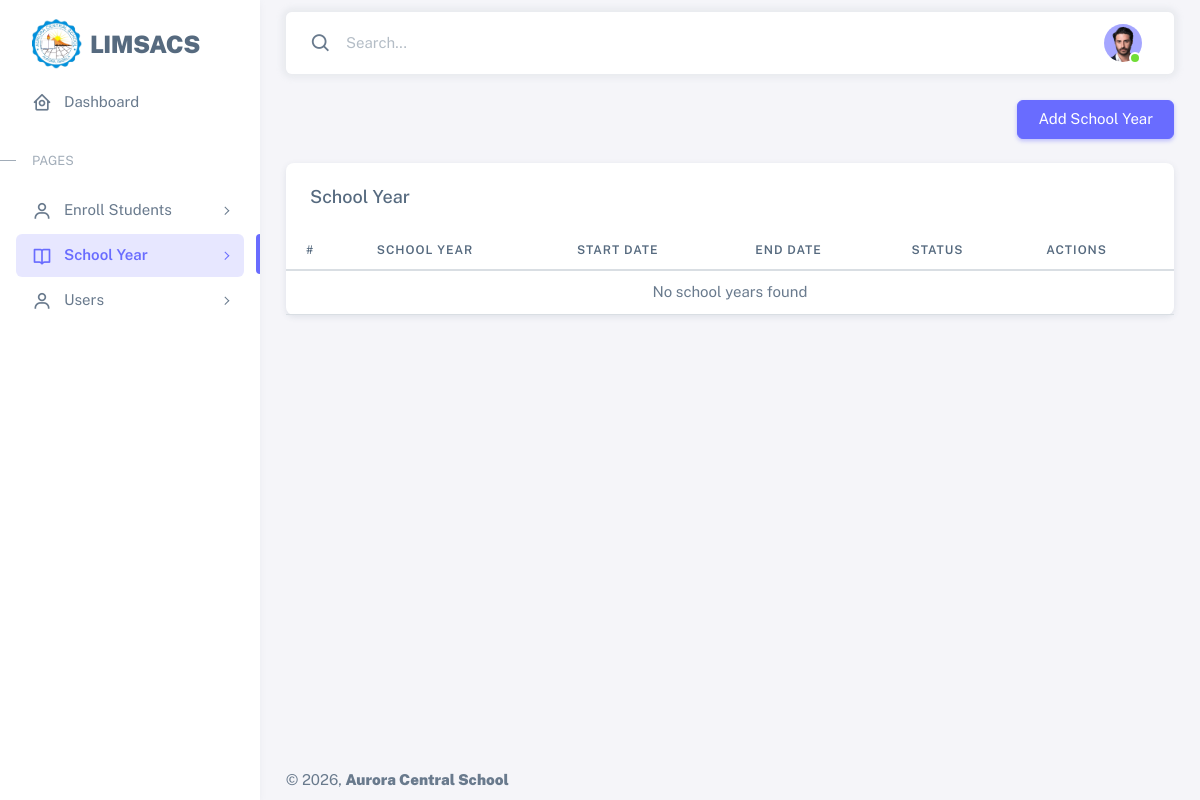
The app's page /resources/views/admin/school-year.php (signed in), older data.
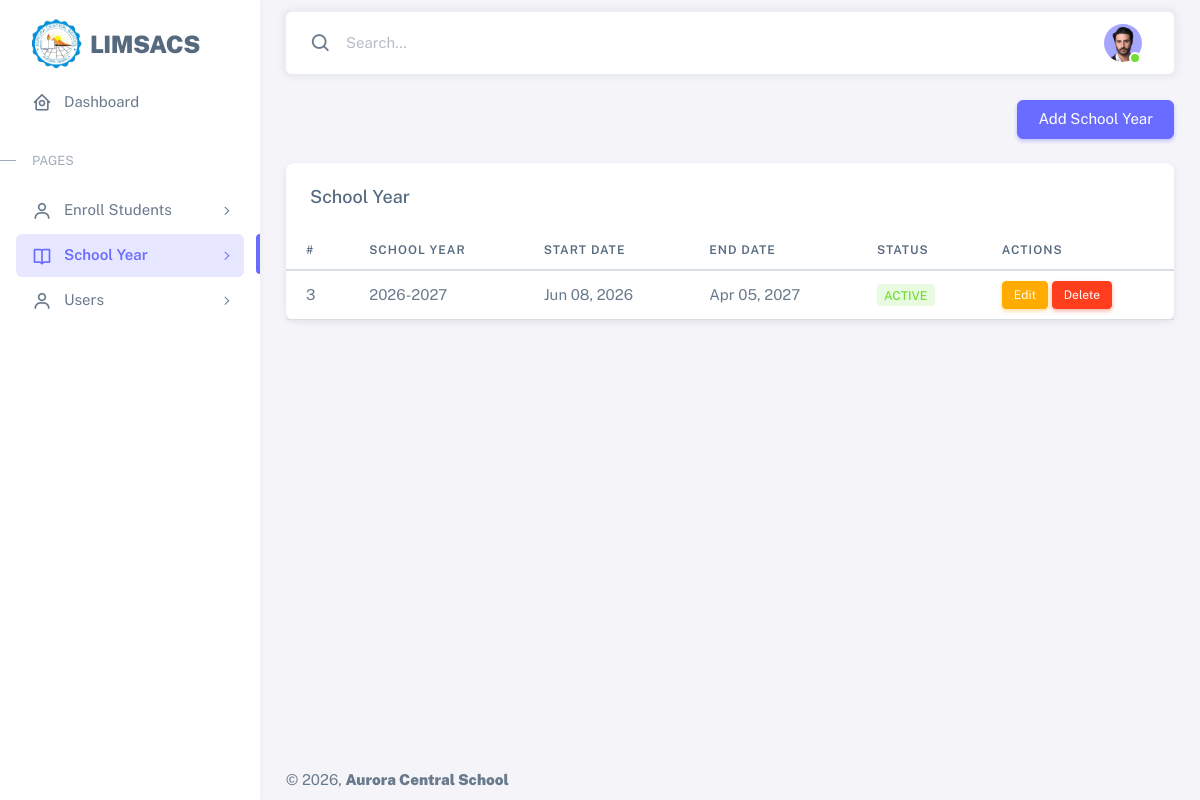
The same page, newer data.
### tables this page shows
CREATE TABLE `school_year` (
  `id` int(11) NOT NULL,
  `school_year` varchar(20) NOT NULL,
  `start_date` date NOT NULL,
  `end_date` date NOT NULL,
  `status` enum('active','inactive','archived') DEFAULT 'inactive',
  `created_at` timestamp NOT NULL DEFAULT current_timestamp(),
  `updated_at` timestamp NOT NULL DEFAULT current_timestamp() ON UPDATE current_timestamp()
);

### app/controllers/admin/SchoolYearController.php (called while the page is built, shortened)
<?php
require_once __DIR__ . '/../../../database/config/config.php';
require_once __DIR__ . '/../Controller.php';
require_once __DIR__ . '/../../models/admin/SchoolYearModel.php';
    class SchoolYearController extends Controller{
        public function index(){
            return $this->model->index();
        }
    }
    try{
        $controller = new SchoolYearController($con);
        $school_years = $controller->index();
    }catch(Exception $e){
        error_log($e->getMessage());
    }

### app/controllers/Controller.php (called while the page is built, shortened)
<?php
    abstract class Controller{
        public function __construct($model){
            $this->model = $model;
        }
    }

### app/models/Model.php (called while the page is built, shortened)
<?php
    class Model{
        public function __construct($con){
            $this->con = $con;
        }
    }

### app/models/admin/SchoolYearModel.php (called while the page is built, shortened)
<?php
require_once __DIR__ . '/../Model.php';
    class SchoolYearModel extends Model{
        protected $sy = 'school_year';
        public function index(){
            try{
                $query = "SELECT * FROM {$this->sy} ORDER BY id DESC";
                $stmt = $this->con->prepare($query);
                $stmt->execute();
                $result = $stmt->get_result();
                return $result->fetch_all(MYSQLI_ASSOC);
            }catch(Exception $e){
                error_log($e->getMessage());
                return false;
            }
        }
    }

### resources/views/admin/school-year.php (the view, shortened to what this page needs)
<?php
require_once __DIR__ . '/../../../app/controllers/admin/SchoolYearController.php';
?>
<!DOCTYPE html>
<html
  lang="en"
  class="light-style layout-menu-fixed"
  dir="ltr"
  data-theme="theme-default"
  data-assets-path="../../../public/assets/"
  data-template="vertical-menu-template-free"
>
<head>
    <link rel="stylesheet" href="../../../public/assets/vendor/fonts/boxicons.css" />
    <link rel="stylesheet" href="../../../public/assets/vendor/css/core.css" class="template-customizer-core-css" />
    <link rel="stylesheet" href="../../../public/assets/vendor/css/theme-default.css" class="template-customizer-theme-css" />
    <link rel="stylesheet" href="../../../public/assets/css/demo.css" />
    <link rel="stylesheet" href="../../../public/assets/vendor/libs/perfect-scrollbar/perfect-scrollbar.css" />
    <link rel="stylesheet" href="../../../public/assets/vendor/libs/apex-charts/apex-charts.css" />
</head>
<body>
    <?php require_once __DIR__ . '/partials/sidebar.php'; ?>
    <?php require_once __DIR__ . '/partials/topbar.php'; ?>
    <div class="text-end">
        <button
            class="btn btn-primary"
            data-bs-toggle="modal"
            data-bs-target="#addSchoolYearModal">
            Add School Year
        </button>
    </div>
    <div class="card mt-4">
      <h5 class="card-header">School Year</h5>
      <div class="table-responsive nowrap">
        <table class="table">
          <thead>
            <tr>
              <th>#</th>
              <th>School Year</th>
              <th>Start Date</th>
              <th>End Date</th>
              <th>Status</th>
              <th>Actions</th>
            </tr>
            <tbody>
                <?php if (!empty($school_years)): ?>
                    <?php foreach ($school_years as $sy): ?>
                        <tr>
                            <td><?php echo htmlspecialchars($sy['id']); ?></td>
                            <td><?php echo htmlspecialchars($sy['school_year']); ?></td>
                            <td><?php echo date('M d, Y', strtotime($sy['start_date'])); ?></td>
                            <td><?php echo date('M d, Y', strtotime($sy['end_date'])); ?></td>
                            <td>
                                <?php if ($sy['status'] === 'active'): ?>
                                    <span class="badge bg-label-success">Active</span>
                                <?php elseif ($sy['status'] === 'inactive'): ?>
                                    <span class="badge bg-label-danger">Inactive</span>
                                <?php elseif ($sy['status'] === 'archived'): ?>
                                    <span class="badge bg-label-secondary">Archived</span>
                                <?php endif; ?>
                            </td>
                            <td>
                                <button
                                  class="btn btn-warning btn-sm"
                                  data-bs-toggle="modal"
                                  data-bs-target="#editSyModal"
                                  onclick="editSy(
                                    '<?= htmlspecialchars($sy['id']); ?>',
                                    '<?= htmlspecialchars($sy['school_year']); ?>',
                                    '<?= htmlspecialchars($sy['start_date']); ?>',
                                    '<?= htmlspecialchars($sy['end_date']); ?>',
                                    '<?= htmlspecialchars($sy['status']); ?>'
                                  )"
                                >
                                  Edit
                                </button>
                                <form action="" method="POST" class="d-inline">
                                    <button
                                        type="submit"
                                        name="delete_sy"
                                        class="btn btn-sm btn-danger"
                                        onclick="return confirm('Are you sure you want to delete this school year? This action cannot be undone.')">
                                        Delete
                                    </button>
                                </form>
                            </td>
                        </tr>
                    <?php endforeach; ?>
                <?php else: ?>
                    <tr>
                        <td colspan="6" class="text-center">
                            No school years found
                        </td>
                    </tr>
                <?php endif; ?>
            </tbody>
          </thead>
        </table>
      </div>
    </div>
    <?php require_once __DIR__ . '/partials/footer.php'; ?>
</body>
</html>

### resources/views/admin/partials/sidebar.php (shortened to what this page needs)
<?php
$currentPage = basename($_SERVER['PHP_SELF']);
?>
<div class="layout-wrapper layout-content-navbar">
  <div class="layout-container">
    <aside id="layout-menu" class="layout-menu menu-vertical menu bg-menu-theme">
      <div class="app-brand demo">
        <a href="dashboard.php" class="app-brand-link">
          <span class="app-brand-logo demo">
            <img src="../../../public/assets/img/favicon/logo.png" alt="Logo" style="width: 50x; height: 50px;">
          </span>
          <span class="app-brand-text demo menu-text fw-bolder ms-2">LIMSACS</span>
        </a>
      </div>
      <ul class="menu-inner py-1">
        <li class="menu-item <?php echo ($currentPage === 'dashboard.php') ? 'active' : ''; ?>">
          <a href="dashboard.php" class="menu-link">
            <i class="menu-icon tf-icons bx bx-home-circle"></i>
            <div data-i18n="Analytics">Dashboard</div>
          </a>
        </li>
        <li class="menu-header small text-uppercase">
          <span class="menu-header-text">Pages</span>
        </li>
        <li class="menu-item <?php echo ($currentPage === 'student-records.php') ? 'active' : ''; ?>">
          <a href="javascript:void(0);" class="menu-link menu-toggle">
            <i class="menu-icon tf-icons bx bx-user"></i>
            <div data-i18n="Account Settings">Enroll Students</div>
          </a>
        </li>
        <li class="menu-item <?php echo ($currentPage === 'school-year.php') ? 'active' : ''; ?>">
          <a href="javascript:void(0);" class="menu-link menu-toggle">
            <i class="menu-icon tf-icons bx bx-book-open"></i>
            <div data-i18n="School Year">School Year</div>
          </a>
        </li>
        <li class="menu-item <?php echo ($currentPage === 'users.php') ? 'active' : ''; ?>">
          <a href="javascript:void(0);" class="menu-link menu-toggle">
            <i class="menu-icon tf-icons bx bx-user"></i>
            <div data-i18n="Misc">Users</div>
          </a>
        </li>
      </ul>
    </aside>
    <div class="layout-page">

### resources/views/admin/partials/topbar.php (shortened to what this page needs)
<nav class="layout-navbar container-xxl navbar navbar-expand-xl navbar-detached align-items-center bg-navbar-theme" id="layout-navbar">
  <div class="navbar-nav-right d-flex align-items-center" id="navbar-collapse">
    <div class="navbar-nav align-items-center">
      <div class="nav-item d-flex align-items-center">
        <i class="bx bx-search fs-4 lh-0"></i>
        <input type="text" class="form-control border-0 shadow-none" placeholder="Search..." aria-label="Search..." />
      </div>
    </div>
    <ul class="navbar-nav flex-row align-items-center ms-auto">
      <li class="nav-item navbar-dropdown dropdown-user dropdown">
        <a class="nav-link dropdown-toggle hide-arrow" href="javascript:void(0);" data-bs-toggle="dropdown">
          <div class="avatar avatar-online">
              <?php
                $profile_pic = !empty($_SESSION['profile_picture'])
                    ? htmlspecialchars($_SESSION['profile_picture'])
                    : '../../../public/assets/img/avatars/1.png';
              ?>
              <img
                  src="<?php echo '../../../' . $profile_pic; ?>"
                  alt="Profile Picture"
                  class="rounded-circle mb-3"
              />
          </div>
        </a>
      </li>
    </ul>
  </div>
</nav>
<div class="content-wrapper">
  <div class="container-xxl flex-grow-1 container-p-y">

### resources/views/admin/partials/footer.php (shortened to what this page needs)
</div>
        <footer class="content-footer footer bg-footer-theme">
          <div class="container-xxl d-flex flex-wrap justify-content-between py-2 flex-md-row flex-column">
            <div class="mb-2 mb-md-0">
              &#169;
              <script>document.write(new Date().getFullYear());</script>,
              <a href="#" class="footer-link fw-bolder">Aurora Central School</a>
            </div>
          </div>
        </footer>
      </div>
    </div>
  </div>
</div>

### public/assets/css/demo.css (style rules this page uses)
.menu .app-brand.demo { height: 64px; margin-top: 12px; }
.app-brand-text.demo { font-size: 1.50rem; letter-spacing: -0.5px; }

Row changes from the older to the newer data that the page shows:
added school_year: id "3", school_year "2026-2027", start_date "Jun 08, 2026", end_date "Apr 05, 2027", status "ACTIVE"
Text that changed along with them:
text no longer shown: "No school years found"
